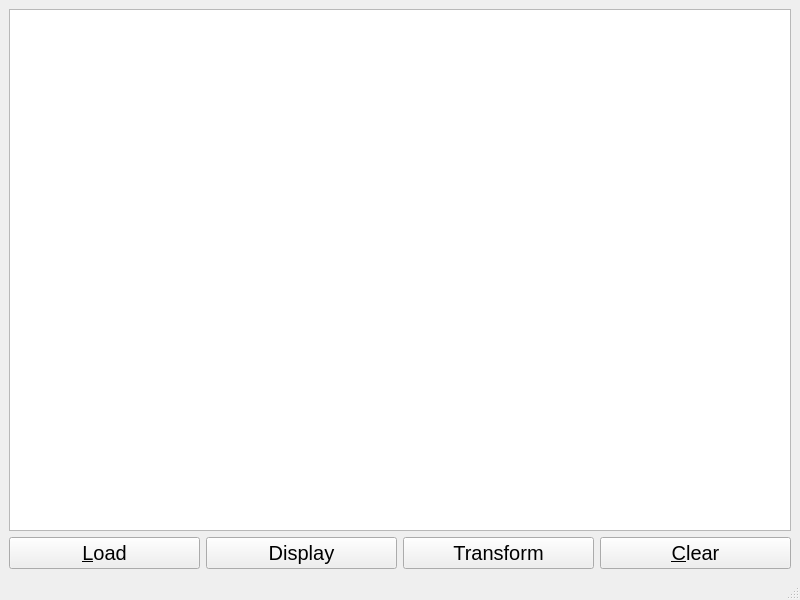
<?xml version="1.0" encoding="UTF-8"?>
<ui version="4.0">
 <class>MainWindow</class>
 <widget class="QMainWindow" name="MainWindow">
  <property name="geometry">
   <rect>
    <x>0</x>
    <y>0</y>
    <width>800</width>
    <height>600</height>
   </rect>
  </property>
  <property name="windowTitle">
   <string>MainWindow</string>
  </property>
  <widget class="QWidget" name="centralwidget">
   <layout class="QVBoxLayout" name="verticalLayout">
    <item>
     <widget class="QGraphicsView" name="graphicsView"/>
    </item>
    <item>
     <layout class="QHBoxLayout" name="horizontalLayout">
      <item>
       <widget class="QPushButton" name="loadButton">
        <property name="font">
         <font>
          <pointsize>15</pointsize>
         </font>
        </property>
        <property name="text">
         <string>&amp;Load</string>
        </property>
       </widget>
      </item>
      <item>
       <widget class="QPushButton" name="displayButton">
        <property name="font">
         <font>
          <pointsize>15</pointsize>
         </font>
        </property>
        <property name="text">
         <string>Display</string>
        </property>
       </widget>
      </item>
      <item>
       <widget class="QPushButton" name="transformButton">
        <property name="font">
         <font>
          <pointsize>15</pointsize>
         </font>
        </property>
        <property name="text">
         <string>Transform</string>
        </property>
       </widget>
      </item>
      <item>
       <widget class="QPushButton" name="clearButton">
        <property name="font">
         <font>
          <pointsize>15</pointsize>
         </font>
        </property>
        <property name="text">
         <string>&amp;Clear</string>
        </property>
       </widget>
      </item>
     </layout>
    </item>
   </layout>
  </widget>
  <widget class="QMenuBar" name="menubar">
   <property name="geometry">
    <rect>
     <x>0</x>
     <y>0</y>
     <width>800</width>
     <height>22</height>
    </rect>
   </property>
  </widget>
  <widget class="QStatusBar" name="statusbar"/>
 </widget>
 <resources/>
 <connections/>
</ui>
